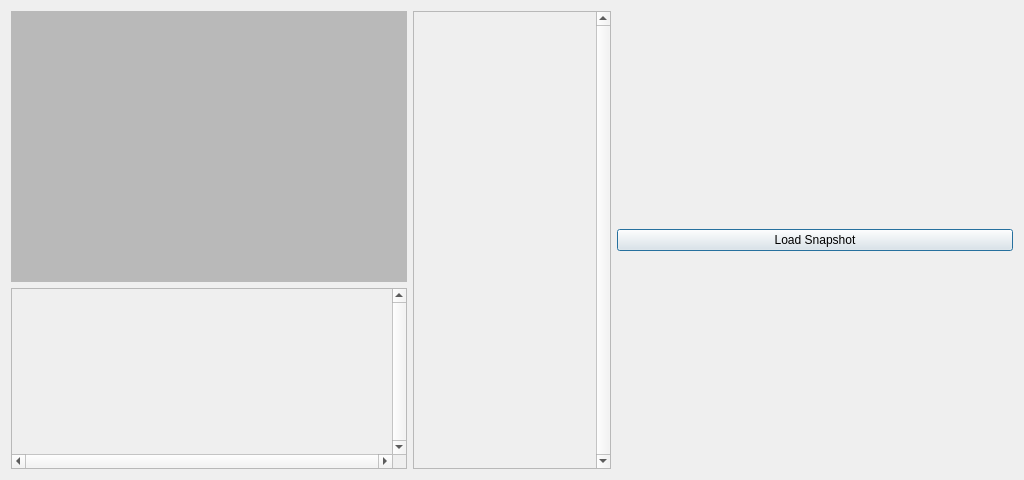
<?xml version="1.0" encoding="UTF-8"?>
<ui version="4.0">
 <class>PImgBrowser</class>
 <widget class="QDialog" name="PImgBrowser">
  <property name="geometry">
   <rect>
    <x>0</x>
    <y>0</y>
    <width>1024</width>
    <height>480</height>
   </rect>
  </property>
  <property name="windowTitle">
   <string>Output Image Browser</string>
  </property>
  <layout class="QHBoxLayout" name="horizontalLayout_2" stretch="50,25,50">
   <item>
    <layout class="QVBoxLayout" name="verticalLayout" stretch="60,40">
     <item>
      <layout class="QGridLayout" name="gridLayoutSnapshot">
       <item row="0" column="0">
        <widget class="QLabel" name="labelSnapshot">
         <property name="palette">
          <palette>
           <active>
            <colorrole role="WindowText">
             <brush brushstyle="SolidPattern">
              <color alpha="255">
               <red>0</red>
               <green>0</green>
               <blue>0</blue>
              </color>
             </brush>
            </colorrole>
            <colorrole role="Button">
             <brush brushstyle="SolidPattern">
              <color alpha="255">
               <red>185</red>
               <green>185</green>
               <blue>185</blue>
              </color>
             </brush>
            </colorrole>
            <colorrole role="Light">
             <brush brushstyle="SolidPattern">
              <color alpha="255">
               <red>255</red>
               <green>255</green>
               <blue>255</blue>
              </color>
             </brush>
            </colorrole>
            <colorrole role="Midlight">
             <brush brushstyle="SolidPattern">
              <color alpha="255">
               <red>220</red>
               <green>220</green>
               <blue>220</blue>
              </color>
             </brush>
            </colorrole>
            <colorrole role="Dark">
             <brush brushstyle="SolidPattern">
              <color alpha="255">
               <red>92</red>
               <green>92</green>
               <blue>92</blue>
              </color>
             </brush>
            </colorrole>
            <colorrole role="Mid">
             <brush brushstyle="SolidPattern">
              <color alpha="255">
               <red>123</red>
               <green>123</green>
               <blue>123</blue>
              </color>
             </brush>
            </colorrole>
            <colorrole role="Text">
             <brush brushstyle="SolidPattern">
              <color alpha="255">
               <red>0</red>
               <green>0</green>
               <blue>0</blue>
              </color>
             </brush>
            </colorrole>
            <colorrole role="BrightText">
             <brush brushstyle="SolidPattern">
              <color alpha="255">
               <red>255</red>
               <green>255</green>
               <blue>255</blue>
              </color>
             </brush>
            </colorrole>
            <colorrole role="ButtonText">
             <brush brushstyle="SolidPattern">
              <color alpha="255">
               <red>0</red>
               <green>0</green>
               <blue>0</blue>
              </color>
             </brush>
            </colorrole>
            <colorrole role="Base">
             <brush brushstyle="SolidPattern">
              <color alpha="255">
               <red>255</red>
               <green>255</green>
               <blue>255</blue>
              </color>
             </brush>
            </colorrole>
            <colorrole role="Window">
             <brush brushstyle="SolidPattern">
              <color alpha="255">
               <red>185</red>
               <green>185</green>
               <blue>185</blue>
              </color>
             </brush>
            </colorrole>
            <colorrole role="Shadow">
             <brush brushstyle="SolidPattern">
              <color alpha="255">
               <red>0</red>
               <green>0</green>
               <blue>0</blue>
              </color>
             </brush>
            </colorrole>
            <colorrole role="AlternateBase">
             <brush brushstyle="SolidPattern">
              <color alpha="255">
               <red>220</red>
               <green>220</green>
               <blue>220</blue>
              </color>
             </brush>
            </colorrole>
            <colorrole role="ToolTipBase">
             <brush brushstyle="SolidPattern">
              <color alpha="255">
               <red>255</red>
               <green>255</green>
               <blue>220</blue>
              </color>
             </brush>
            </colorrole>
            <colorrole role="ToolTipText">
             <brush brushstyle="SolidPattern">
              <color alpha="255">
               <red>0</red>
               <green>0</green>
               <blue>0</blue>
              </color>
             </brush>
            </colorrole>
           </active>
           <inactive>
            <colorrole role="WindowText">
             <brush brushstyle="SolidPattern">
              <color alpha="255">
               <red>0</red>
               <green>0</green>
               <blue>0</blue>
              </color>
             </brush>
            </colorrole>
            <colorrole role="Button">
             <brush brushstyle="SolidPattern">
              <color alpha="255">
               <red>185</red>
               <green>185</green>
               <blue>185</blue>
              </color>
             </brush>
            </colorrole>
            <colorrole role="Light">
             <brush brushstyle="SolidPattern">
              <color alpha="255">
               <red>255</red>
               <green>255</green>
               <blue>255</blue>
              </color>
             </brush>
            </colorrole>
            <colorrole role="Midlight">
             <brush brushstyle="SolidPattern">
              <color alpha="255">
               <red>220</red>
               <green>220</green>
               <blue>220</blue>
              </color>
             </brush>
            </colorrole>
            <colorrole role="Dark">
             <brush brushstyle="SolidPattern">
              <color alpha="255">
               <red>92</red>
               <green>92</green>
               <blue>92</blue>
              </color>
             </brush>
            </colorrole>
            <colorrole role="Mid">
             <brush brushstyle="SolidPattern">
              <color alpha="255">
               <red>123</red>
               <green>123</green>
               <blue>123</blue>
              </color>
             </brush>
            </colorrole>
            <colorrole role="Text">
             <brush brushstyle="SolidPattern">
              <color alpha="255">
               <red>0</red>
               <green>0</green>
               <blue>0</blue>
              </color>
             </brush>
            </colorrole>
            <colorrole role="BrightText">
             <brush brushstyle="SolidPattern">
              <color alpha="255">
               <red>255</red>
               <green>255</green>
               <blue>255</blue>
              </color>
             </brush>
            </colorrole>
            <colorrole role="ButtonText">
             <brush brushstyle="SolidPattern">
              <color alpha="255">
               <red>0</red>
               <green>0</green>
               <blue>0</blue>
              </color>
             </brush>
            </colorrole>
            <colorrole role="Base">
             <brush brushstyle="SolidPattern">
              <color alpha="255">
               <red>255</red>
               <green>255</green>
               <blue>255</blue>
              </color>
             </brush>
            </colorrole>
            <colorrole role="Window">
             <brush brushstyle="SolidPattern">
              <color alpha="255">
               <red>185</red>
               <green>185</green>
               <blue>185</blue>
              </color>
             </brush>
            </colorrole>
            <colorrole role="Shadow">
             <brush brushstyle="SolidPattern">
              <color alpha="255">
               <red>0</red>
               <green>0</green>
               <blue>0</blue>
              </color>
             </brush>
            </colorrole>
            <colorrole role="AlternateBase">
             <brush brushstyle="SolidPattern">
              <color alpha="255">
               <red>220</red>
               <green>220</green>
               <blue>220</blue>
              </color>
             </brush>
            </colorrole>
            <colorrole role="ToolTipBase">
             <brush brushstyle="SolidPattern">
              <color alpha="255">
               <red>255</red>
               <green>255</green>
               <blue>220</blue>
              </color>
             </brush>
            </colorrole>
            <colorrole role="ToolTipText">
             <brush brushstyle="SolidPattern">
              <color alpha="255">
               <red>0</red>
               <green>0</green>
               <blue>0</blue>
              </color>
             </brush>
            </colorrole>
           </inactive>
           <disabled>
            <colorrole role="WindowText">
             <brush brushstyle="SolidPattern">
              <color alpha="255">
               <red>92</red>
               <green>92</green>
               <blue>92</blue>
              </color>
             </brush>
            </colorrole>
            <colorrole role="Button">
             <brush brushstyle="SolidPattern">
              <color alpha="255">
               <red>185</red>
               <green>185</green>
               <blue>185</blue>
              </color>
             </brush>
            </colorrole>
            <colorrole role="Light">
             <brush brushstyle="SolidPattern">
              <color alpha="255">
               <red>255</red>
               <green>255</green>
               <blue>255</blue>
              </color>
             </brush>
            </colorrole>
            <colorrole role="Midlight">
             <brush brushstyle="SolidPattern">
              <color alpha="255">
               <red>220</red>
               <green>220</green>
               <blue>220</blue>
              </color>
             </brush>
            </colorrole>
            <colorrole role="Dark">
             <brush brushstyle="SolidPattern">
              <color alpha="255">
               <red>92</red>
               <green>92</green>
               <blue>92</blue>
              </color>
             </brush>
            </colorrole>
            <colorrole role="Mid">
             <brush brushstyle="SolidPattern">
              <color alpha="255">
               <red>123</red>
               <green>123</green>
               <blue>123</blue>
              </color>
             </brush>
            </colorrole>
            <colorrole role="Text">
             <brush brushstyle="SolidPattern">
              <color alpha="255">
               <red>92</red>
               <green>92</green>
               <blue>92</blue>
              </color>
             </brush>
            </colorrole>
            <colorrole role="BrightText">
             <brush brushstyle="SolidPattern">
              <color alpha="255">
               <red>255</red>
               <green>255</green>
               <blue>255</blue>
              </color>
             </brush>
            </colorrole>
            <colorrole role="ButtonText">
             <brush brushstyle="SolidPattern">
              <color alpha="255">
               <red>92</red>
               <green>92</green>
               <blue>92</blue>
              </color>
             </brush>
            </colorrole>
            <colorrole role="Base">
             <brush brushstyle="SolidPattern">
              <color alpha="255">
               <red>185</red>
               <green>185</green>
               <blue>185</blue>
              </color>
             </brush>
            </colorrole>
            <colorrole role="Window">
             <brush brushstyle="SolidPattern">
              <color alpha="255">
               <red>185</red>
               <green>185</green>
               <blue>185</blue>
              </color>
             </brush>
            </colorrole>
            <colorrole role="Shadow">
             <brush brushstyle="SolidPattern">
              <color alpha="255">
               <red>0</red>
               <green>0</green>
               <blue>0</blue>
              </color>
             </brush>
            </colorrole>
            <colorrole role="AlternateBase">
             <brush brushstyle="SolidPattern">
              <color alpha="255">
               <red>185</red>
               <green>185</green>
               <blue>185</blue>
              </color>
             </brush>
            </colorrole>
            <colorrole role="ToolTipBase">
             <brush brushstyle="SolidPattern">
              <color alpha="255">
               <red>255</red>
               <green>255</green>
               <blue>220</blue>
              </color>
             </brush>
            </colorrole>
            <colorrole role="ToolTipText">
             <brush brushstyle="SolidPattern">
              <color alpha="255">
               <red>0</red>
               <green>0</green>
               <blue>0</blue>
              </color>
             </brush>
            </colorrole>
           </disabled>
          </palette>
         </property>
         <property name="autoFillBackground">
          <bool>true</bool>
         </property>
         <property name="text">
          <string/>
         </property>
         <property name="scaledContents">
          <bool>true</bool>
         </property>
         <property name="alignment">
          <set>Qt::AlignCenter</set>
         </property>
        </widget>
       </item>
      </layout>
     </item>
     <item>
      <layout class="QGridLayout" name="gridLayoutImg">
       <item row="0" column="0">
        <widget class="QScrollArea" name="scrollAreaImg">
         <property name="verticalScrollBarPolicy">
          <enum>Qt::ScrollBarAlwaysOn</enum>
         </property>
         <property name="horizontalScrollBarPolicy">
          <enum>Qt::ScrollBarAlwaysOn</enum>
         </property>
         <property name="widgetResizable">
          <bool>true</bool>
         </property>
         <widget class="QWidget" name="scrollAreaWidgetContentsImg">
          <property name="geometry">
           <rect>
            <x>0</x>
            <y>0</y>
            <width>378</width>
            <height>164</height>
           </rect>
          </property>
         </widget>
        </widget>
       </item>
      </layout>
     </item>
    </layout>
   </item>
   <item>
    <layout class="QHBoxLayout" name="horizontalLayout">
     <item>
      <widget class="QScrollArea" name="scrollArea">
       <property name="verticalScrollBarPolicy">
        <enum>Qt::ScrollBarAlwaysOn</enum>
       </property>
       <property name="widgetResizable">
        <bool>true</bool>
       </property>
       <widget class="QWidget" name="scrollAreaWidgetContentsGroup">
        <property name="geometry">
         <rect>
          <x>0</x>
          <y>0</y>
          <width>180</width>
          <height>458</height>
         </rect>
        </property>
       </widget>
      </widget>
     </item>
    </layout>
   </item>
   <item>
    <layout class="QVBoxLayout" name="verticalLayoutViewer">
     <item>
      <widget class="QPushButton" name="pushButtonLoadSnapshot">
       <property name="text">
        <string>Load Snapshot</string>
       </property>
      </widget>
     </item>
    </layout>
   </item>
  </layout>
 </widget>
 <resources/>
 <connections/>
</ui>
